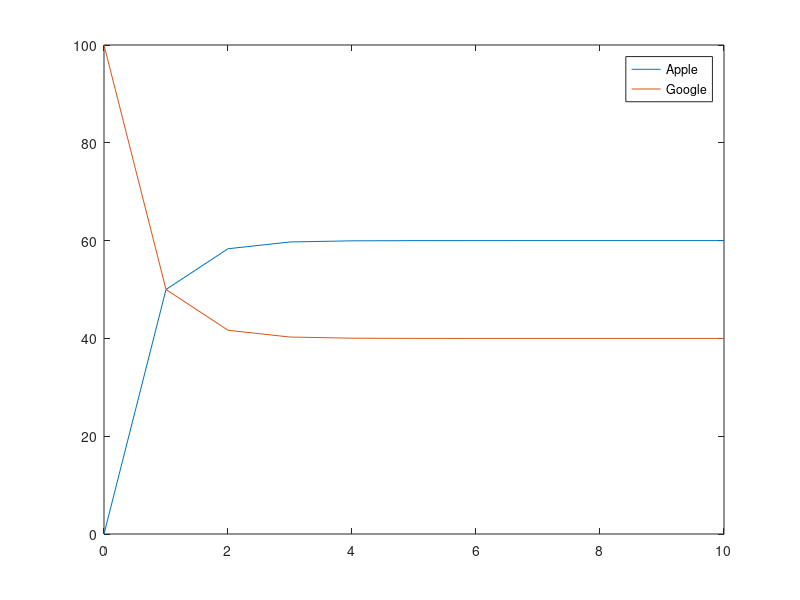

The MATLAB script that drew this image:
% based on http://www.math.harvard.edu/~knill/teaching/math19b_2011/handouts/lecture27.pdf
clear;

C = [0 100]';

A = [2/3 1/2; 1/3 1/2];

N = 10;
out = zeros(N+1,3);
out(:,1) = 0:N;
out(1,2:3) = C;


for i = 2:N+1
    C = A * C;
    out(i,2:3) = C';
end

plot(out(:,1),out(:,2),out(:,1),out(:,3));
legend('Apple','Google')



